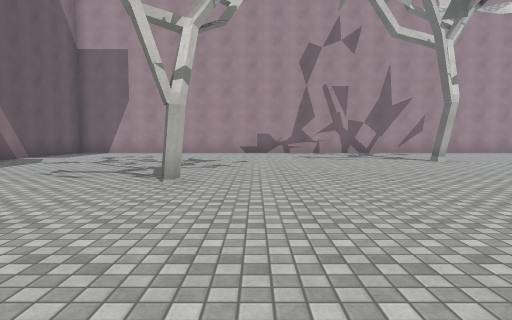
[1] (above)

24 first-person views from a walk through a scene from a Unity 3-D project. The camera is 1.3 m above the floor, tilts 4° down and sees 75° across. The floor is counted in squares, 2 m on a side. Each view is taken from the middle of a square. On the plan, view 1 faces up. The plan holds only what a view shows up to about 10 squares ahead; the rest is blank. The place goes on beyond the plan. The player is left out. Some animated figures are left out. Surface patterns are stand-ins for the level's own textures.

[2]
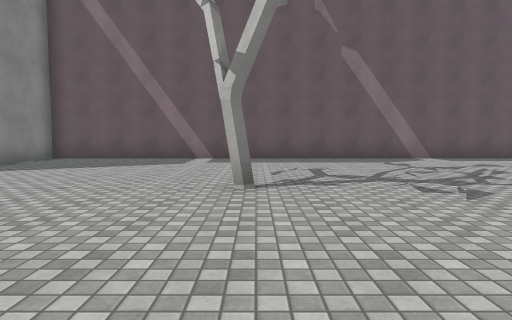

[3]
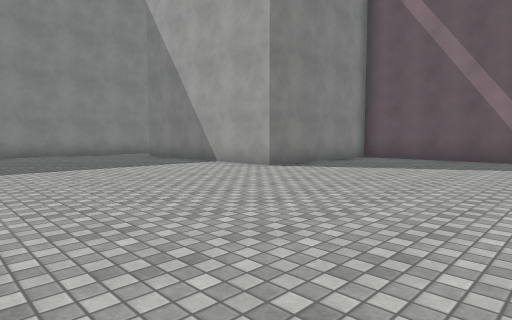

[4]
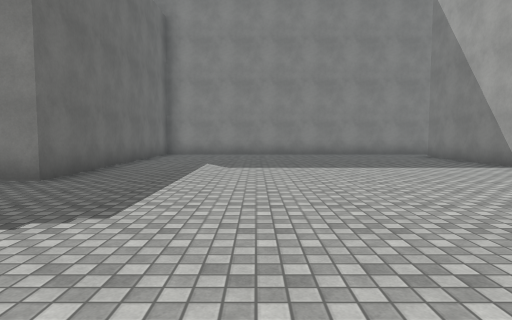

[5]
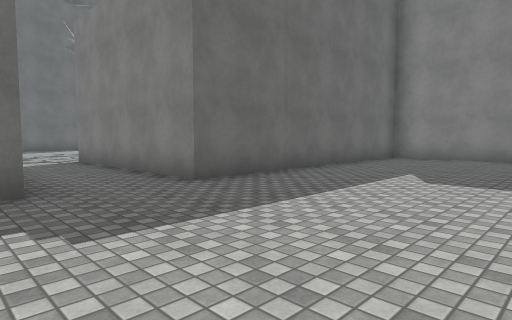

[6]
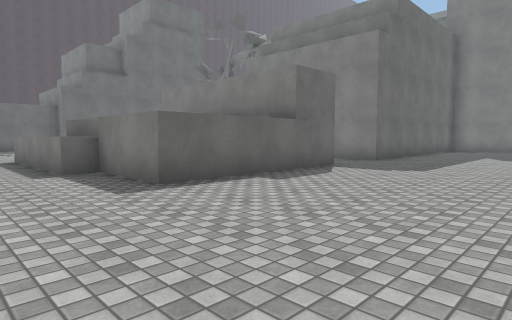

[7]
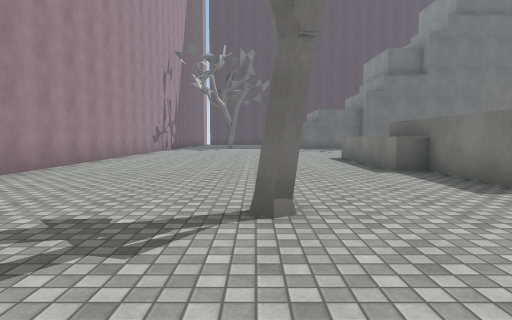

[8]
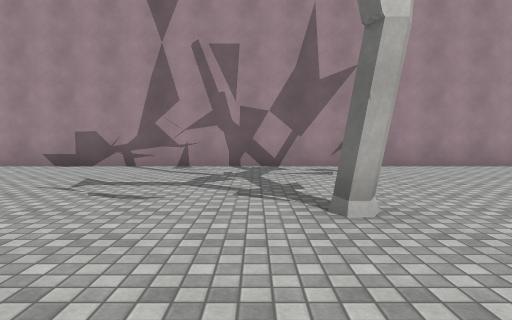

[9]
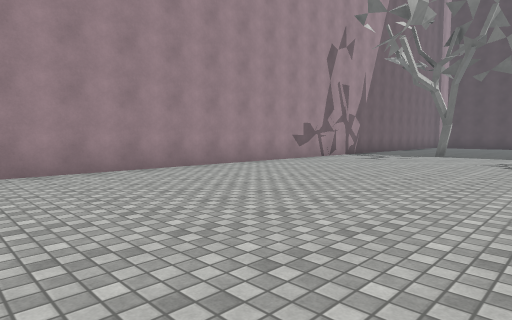

[10]
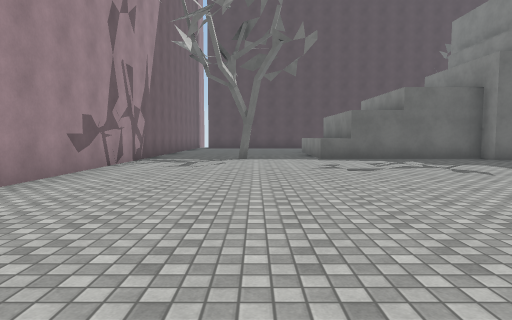

[11]
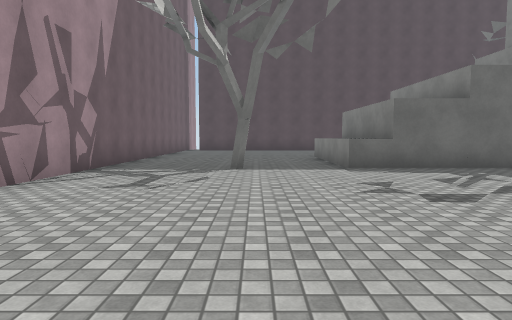

[12]
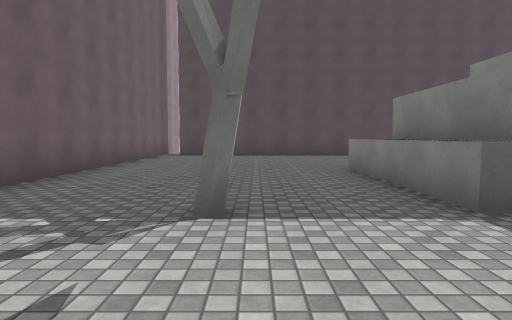

[13]
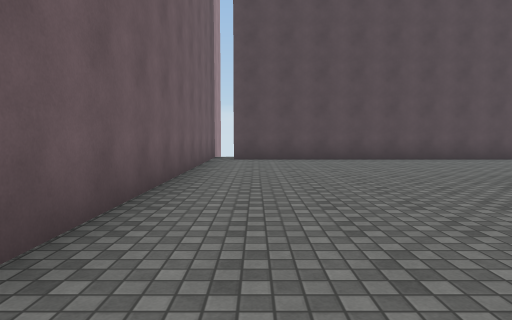

[14]
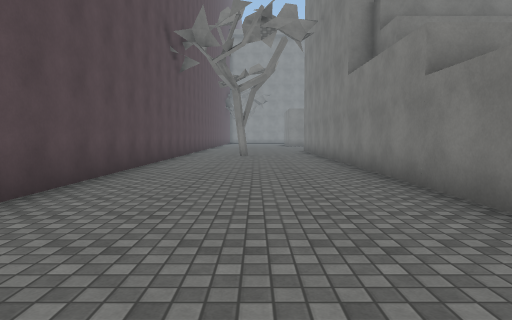

[15]
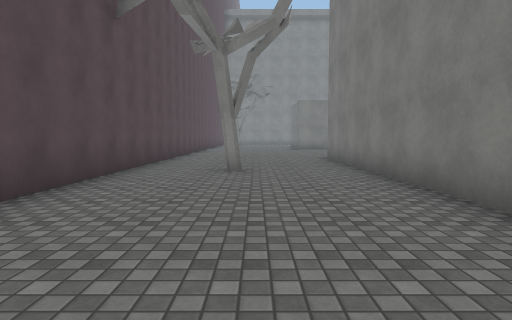

[16]
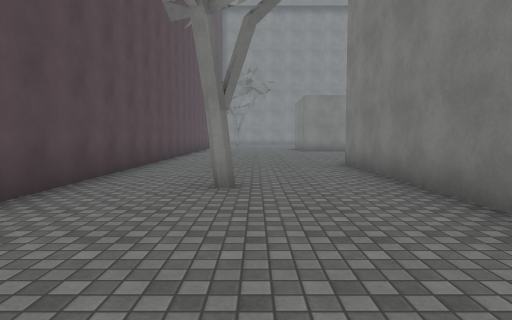

[17]
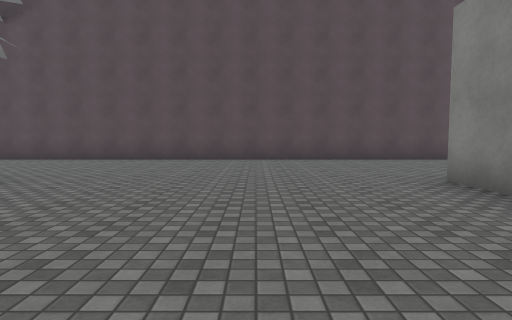

[18]
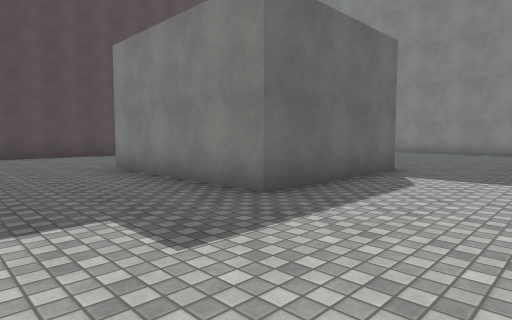

[19]
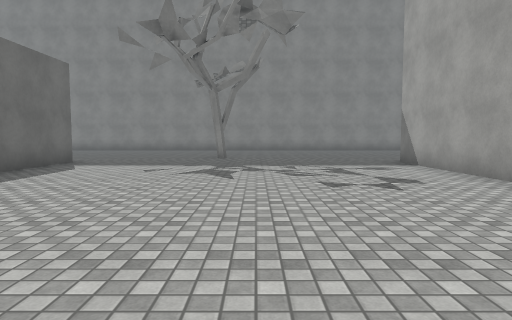

[20]
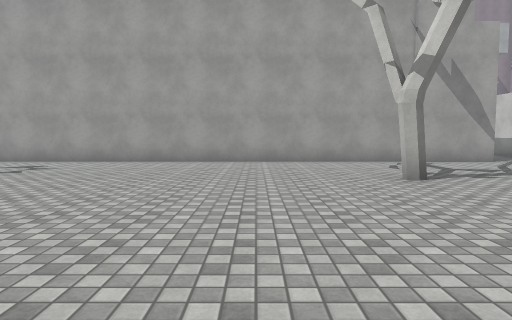

[21]
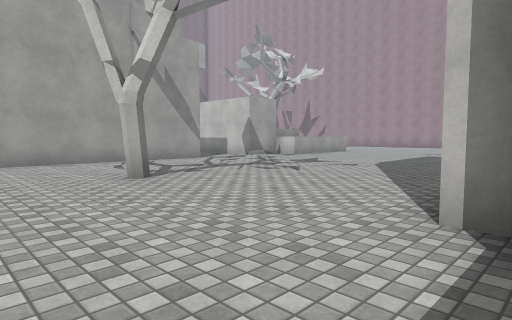

[22]
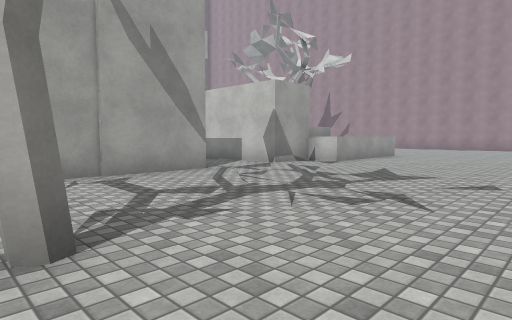

[23]
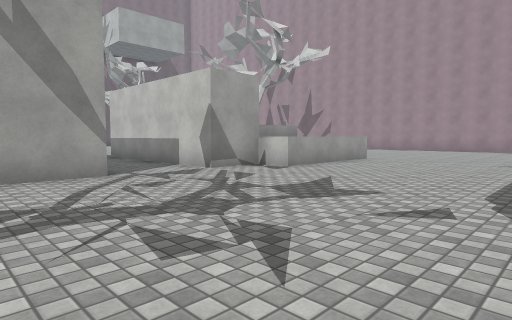

[24]
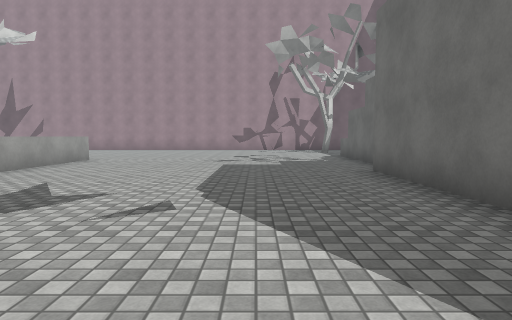

### Floor plan
Points are (right, up) in squares from view 1. A wall is a line through its corners. A room is listed if a view was taken in it or the views show most of it. See-through windows are left out.
Room 1 (views 1, 2, 3, 4, 5, 6, 7, 8, 9, 10, 11, 12, 13, 14, 15, 16, 17, 18, 19, 20, 21, 22, 23, 24)
walls: (19.2, -0.1) (19.2, 3.4) (19.8, 3.4) (19.8, 8.1) (23.9, 8.1); (10.2, 4.4) (10.2, 3.9); (19.8, -4.3) (19.1, -4.3); (6.2, 1.2) (6.2, 5.7) (10.2, 5.7); (8.3, 5.6) (8.3, 6.4) (12.3, 6.4) (12.3, 2.7) (11.4, 2.7) (11.4, 1.3) (7, 1.3); (6.2, -8) (6.2, -0.9) (11.4, -0.9) (11.4, -15.5); (19.8, 7.2) (23.8, 7.2) (23.8, -5.1); (3.2, -8.3) (6, -8.3); (19.8, -15.5) (19.8, -11.8) (23.9, -11.8); (28.5, -14.5) (28.5, 12.6); (29, 13.3) (-1.6, 13.3); (-7, 12.8) (-7, -1.1) (-2.5, -1.1) (-2.5, -6.1)
objects: tree (-1, 5); tree (5, 9); tree (15, -5); tree (16, -17); tree (20, 10); tree (26, -1)

Where each view was taken, in squares from view 1:
view 1: 0 up, 0 right, facing up
view 2: 5 up, 3 right, facing left
view 3: 4 up, 3 right, facing down-left
view 4: 4 up, 3 right, facing down
view 5: 2 up, 2 right, facing down-right
view 6: 8 up, 2 right, facing down-right
view 7: 9 up, 2 right, facing right
view 8: 6 up, 4 right, facing up
view 9: 7 up, 8 right, facing up-right
view 10: 10 up, 10 right, facing right
view 11: 10 up, 13 right, facing right
view 12: 10 up, 17 right, facing right
view 13: 12 up, 19 right, facing right
view 14: 10 up, 26 right, facing down
view 15: 5 up, 26 right, facing down
view 16: 3 up, 26 right, facing down
view 17: 9 down, 19 right, facing right
view 18: 9 down, 17 right, facing down-right
view 19: 7 down, 15 right, facing down
view 20: 7 down, 20 right, facing left
view 21: 7 down, 20 right, facing up-left
view 22: 5 down, 17 right, facing up-left
view 23: 3 down, 17 right, facing up-left
view 24: 3 down, 17 right, facing up
